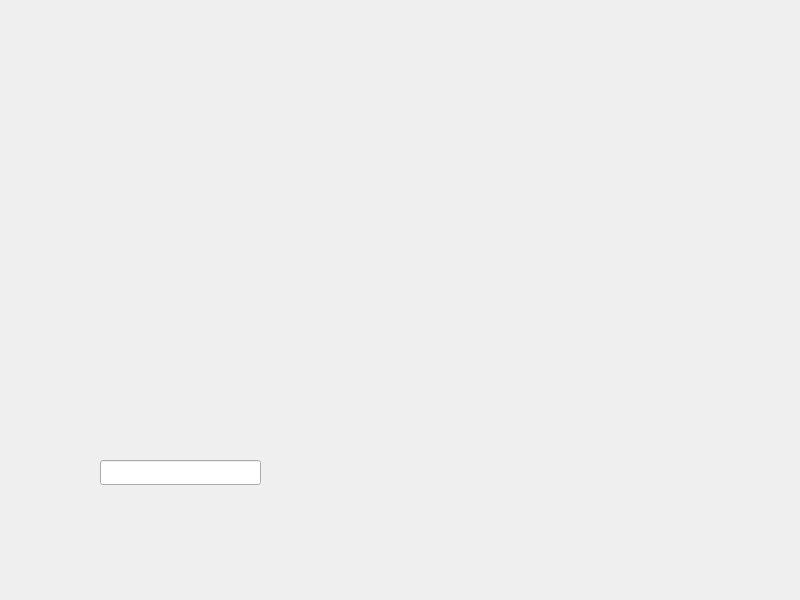
<?xml version="1.0" encoding="UTF-8"?>
<ui version="4.0">
 <class>Widget</class>
 <widget class="QWidget" name="Widget">
  <property name="geometry">
   <rect>
    <x>0</x>
    <y>0</y>
    <width>800</width>
    <height>600</height>
   </rect>
  </property>
  <property name="windowTitle">
   <string>Widget</string>
  </property>
  <widget class="QLineEdit" name="lineEdit">
   <property name="geometry">
    <rect>
     <x>100</x>
     <y>460</y>
     <width>161</width>
     <height>25</height>
    </rect>
   </property>
  </widget>
  <widget class="formulaWidget" name="formulaWidget" native="true">
   <property name="geometry">
    <rect>
     <x>90</x>
     <y>70</y>
     <width>411</width>
     <height>331</height>
    </rect>
   </property>
  </widget>
 </widget>
 <customwidgets>
  <customwidget>
   <class>formulaWidget</class>
   <extends>QWidget</extends>
   <header location="global">formulawidget.h</header>
   <container>1</container>
  </customwidget>
 </customwidgets>
 <resources/>
 <connections/>
</ui>
